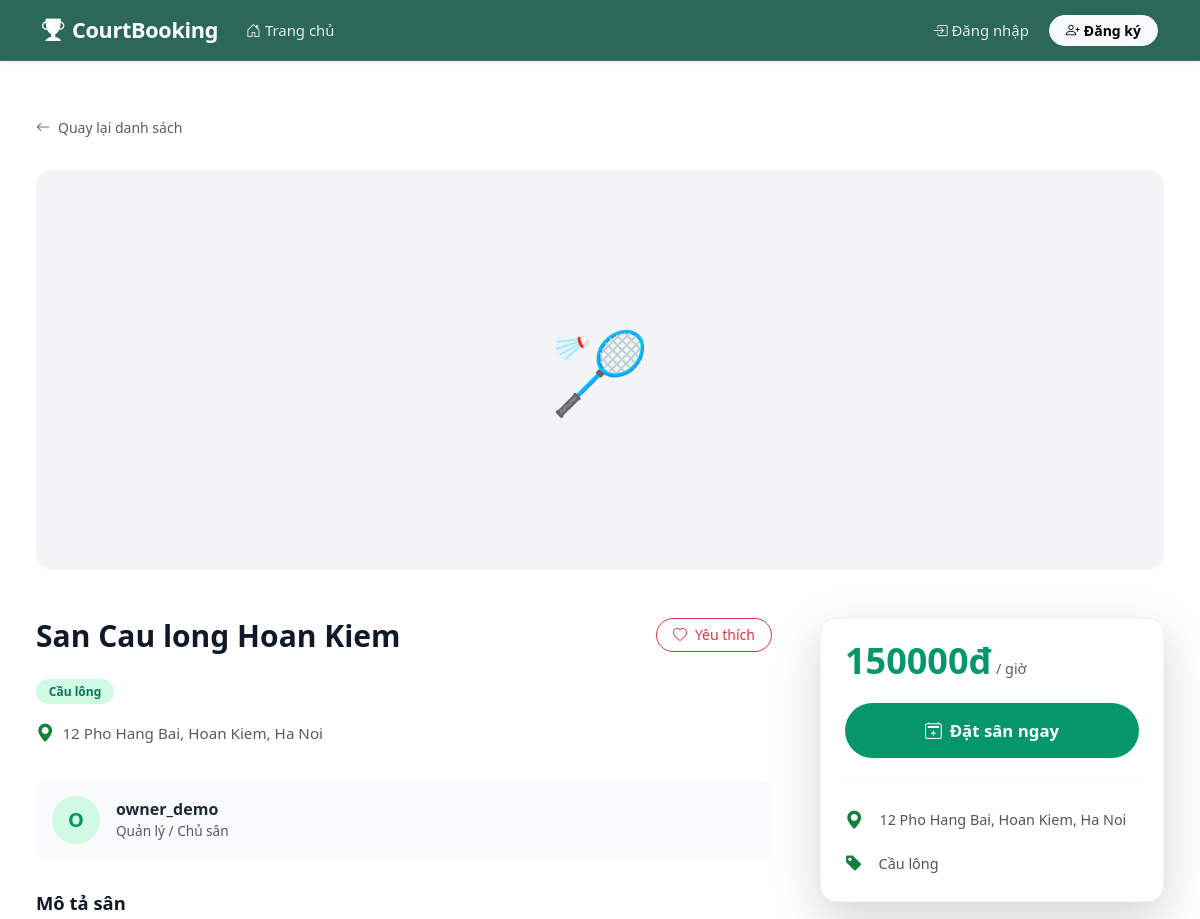
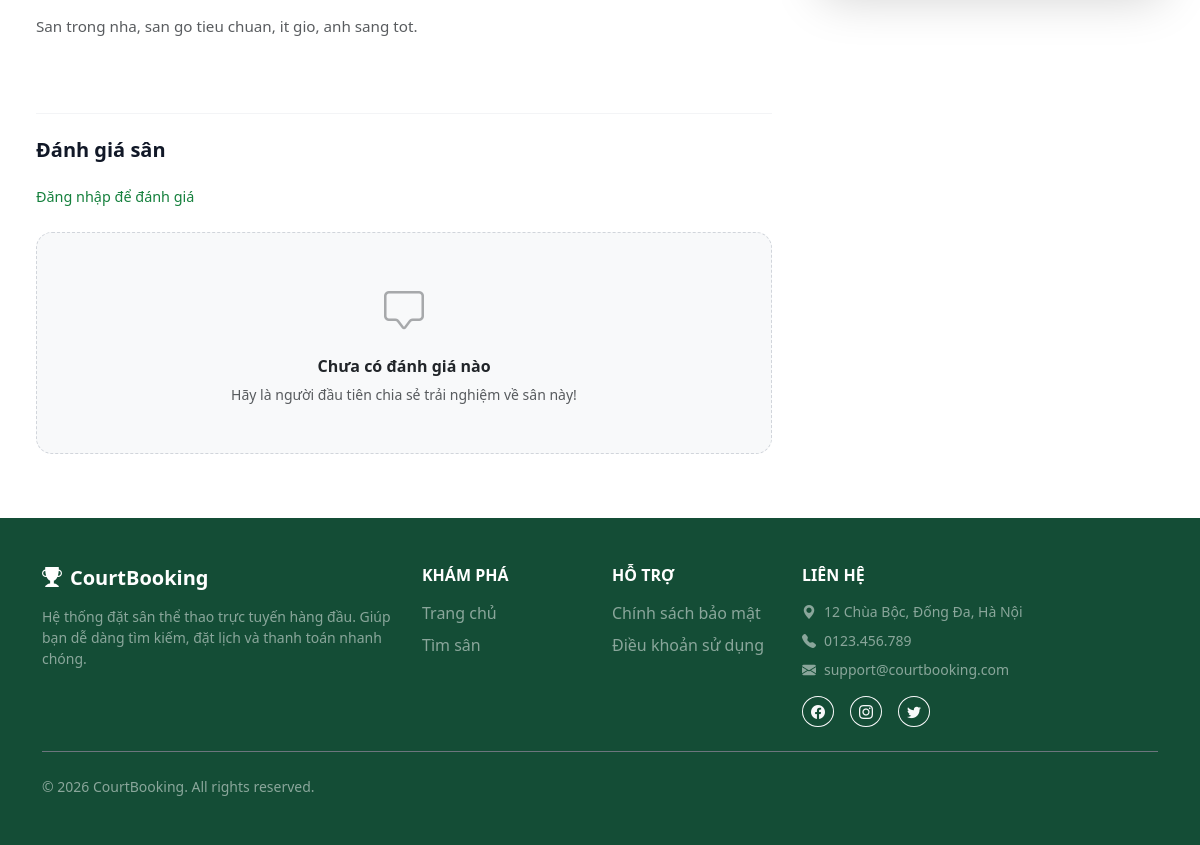
The page /court/5/ on the database its author committed (2 pictures, top to bottom).
### courts/models.py (models this page shows, shortened)
class Court(models.Model):
    COURT_TYPE_CHOICES = [
        ('badminton',  'Cầu lông'),
        ('football',   'Bóng đá'),
        ('pickleball', 'Pickleball'),
        ('basketball', 'Bóng rổ'),
        ('tennis',     'Tennis'),
    ]
    DISTRICT_CHOICES = [
        ('cau_giay',     'Cầu Giấy'),
        ('dong_da',      'Đống Đa'),
        ('hai_ba_trung', 'Hai Bà Trưng'),
        ('hoan_kiem',    'Hoàn Kiếm'),
        ('thanh_xuan',   'Thanh Xuân'),
        ('ha_dong',      'Hà Đông'),
        ('bac_tu_liem',  'Bắc Từ Liêm'),
        ('nam_tu_liem',  'Nam Từ Liêm'),
        ('khac',         'Khác'),
    ]
    name           = models.CharField(max_length=200, verbose_name='Tên sân')
    court_type     = models.CharField(max_length=20, choices=COURT_TYPE_CHOICES, verbose_name='Loại sân')
    address        = models.CharField(max_length=300, verbose_name='Địa chỉ')
    district       = models.CharField(max_length=20, choices=DISTRICT_CHOICES, default='khac',
                                      blank=True, verbose_name='Quận/Huyện')
    description    = models.TextField(blank=True, verbose_name='Mô tả')
    price_per_hour = models.DecimalField(max_digits=10, decimal_places=0, verbose_name='Giá thuê/giờ (VNĐ)')
    image          = models.ImageField(upload_to='courts/', blank=True, null=True, verbose_name='Ảnh sân')
    is_active      = models.BooleanField(default=True, verbose_name='Đang hoạt động')
    owner          = models.ForeignKey(
        settings.AUTH_USER_MODEL,
        on_delete=models.SET_NULL,
        null=True,
        blank=True,
        related_name='owned_courts',
        verbose_name='Chủ sân',
    )
    created_at     = models.DateTimeField(auto_now_add=True, verbose_name='Ngày tạo')
    class Meta:
        ordering = ['-created_at']
        verbose_name = 'Sân'
        verbose_name_plural = 'Danh sách sân'

### accounts/models.py (models this page shows, shortened)
class User(AbstractUser):
    ROLE_CHOICES = [
        ('guest',  'Khách'),
        ('player', 'Người chơi'),
        ('owner',  'Chủ sân'),
        ('admin',  'Quản trị'),
    ]
    phone = models.CharField(max_length=15, blank=True)
    role  = models.CharField(max_length=10, choices=ROLE_CHOICES, default='player')

### courts/views.py (the view)
# urls.py: path('court/<int:pk>/', views.court_detail, name='court_detail'),
def court_detail(request, pk):
    court = get_object_or_404(Court, pk=pk)
    reviews_list = court.reviews.select_related('user').all()
    review_count = reviews_list.count()
    avg_data     = court.reviews.aggregate(a=Avg('rating'))
    avg_rating   = avg_data['a']
    avg_rounded  = round(avg_rating) if avg_rating else 0
    has_reviewed = False
    can_review   = False
    if request.user.is_authenticated:
        has_reviewed = court.reviews.filter(user=request.user).exists()
        can_review   = Booking.objects.filter(
            user=request.user, court=court, status='confirmed',
        ).exists()
    context = {
        'court':         court,
        'favorited_ids': _get_favorited_ids(request.user),
        'reviews_list':  reviews_list,
        'review_count':  review_count,
        'avg_rating':    avg_rating,
        'avg_rounded':   avg_rounded,
        'has_reviewed':  has_reviewed,
        'can_review':    can_review,
        'review_form':   ReviewForm(),
    }
    return render(request, 'courts/court_detail.html', context)

### courts/views.py (called while the page is built)
def _get_favorited_ids(user):
    if user.is_authenticated:
        return list(Favorite.objects.filter(user=user).values_list('court_id', flat=True))
    return []

### courts/templates/courts/court_detail.html (shortened to what this page needs)
{% extends 'base.html' %}
{% load humanize %}
{% block content %}
<div class="container" style="max-width: 1152px; padding-top: 3rem; padding-bottom: 4rem;">
    <a href="{% url 'courts:court_list' %}" class="back-link-bloom d-inline-flex align-items-center text-decoration-none text-muted mb-4" style="font-size: 0.875rem; font-weight: 500;">
        <i class="bi bi-arrow-left me-2"></i>Quay lại danh sách
    </a>
    {% if court.image %}
        <img src="{{ court.image.url }}"
             alt="{{ court.name }}"
             class="w-100 mb-5" style="height: 400px; object-fit: cover; border-radius: 1rem; box-shadow: 0 1px 2px 0 rgba(0, 0, 0, 0.05);">
    {% else %}
        <div class="court-hero-placeholder mb-5" style="height: 400px; border-radius: 1rem; display: flex; align-items: center; justify-content: center; background-color: #f3f4f6; font-size: 5rem;">
            {% if court.court_type == 'badminton' %}<span>🏸</span>
            {% elif court.court_type == 'football' %}<span>⚽</span>
            {% elif court.court_type == 'pickleball' %}<span>🏓</span>
            {% elif court.court_type == 'basketball' %}<span>🏀</span>
            {% elif court.court_type == 'tennis' %}<span>🎾</span>
            {% else %}<span>🏟️</span>{% endif %}
        </div>
    {% endif %}
    <div class="row g-5">
        <div class="col-lg-8 d-flex flex-column gap-4">
            <div class="d-flex justify-content-between align-items-start gap-3">
                <h2 class="fw-bold mb-0" style="font-size: 1.875rem; color: #111827;">{{ court.name }}</h2>
                <form method="POST" action="{% url 'courts:toggle_favorite' court.pk %}">
                    <button type="submit" class="btn btn-outline-danger rounded-pill d-flex align-items-center gap-2" style="padding: 0.35rem 1rem; font-size: 0.875rem; font-weight: 500;">
                        {% if court.id in favorited_ids %}
                            <i class="bi bi-heart-fill text-danger"></i> Đã thích
                        {% else %}
                            <i class="bi bi-heart"></i> Yêu thích
                        {% endif %}
                    </button>
                </form>
            </div>
            <div>
                <span class="badge rounded-pill mb-3" style="background-color: #d1fae5; color: #047857; font-size: 0.75rem; font-weight: 600; padding: 0.4rem 0.8rem;">
                    {{ court.get_court_type_display }}
                </span>
                <p class="text-muted mb-0 d-flex align-items-center" style="font-size: 0.95rem;">
                    <i class="bi bi-geo-alt-fill text-success me-2" style="font-size: 1.15rem; transform: translateY(-1px);"></i>
                    <span style="line-height: 1.4;">{{ court.address }}</span>
                </p>
            </div>
            <div class="d-flex align-items-center gap-3 p-3 mt-2" style="background-color: #f9fafb; border-radius: 0.75rem;">
                <span style="width: 48px; height: 48px; border-radius: 50%; background-color: #d1fae5; color: #059669; font-size: 1.25rem; font-weight: bold; display: flex; align-items: center; justify-content: center; flex-shrink: 0;">
                    {{ court.owner.username|first|upper }}
                </span>
                <div>
                    <div class="fw-bold" style="font-size: 1rem; color: #1f2937;">{{ court.owner.username }}</div>
                    <div class="text-muted" style="font-size: 0.85rem;">Quản lý / Chủ sân</div>
                </div>
            </div>
            {% if court.description %}
                <div class="mt-2">
                    <h5 class="fw-bold mb-3" style="font-size: 1.15rem; color: #111827;">Mô tả sân</h5>
                    <p class="text-muted lh-lg mb-0" style="font-size: 0.95rem;">{{ court.description }}</p>
                </div>
            {% endif %}
            <div class="mt-5 pt-4" style="border-top: 1px solid #f3f4f6;">
                <h4 class="fw-bold mb-4" style="font-size: 1.25rem; color: #111827;">Đánh giá sân</h4>
                {% if not user.is_authenticated %}
                    <p class="text-muted mb-4" style="font-size: 0.9rem;">
                        <a href="{% url 'accounts:login' %}?next={{ request.path }}" class="text-success text-decoration-none fw-medium">Đăng nhập để đánh giá</a>
                    </p>
                {% elif not can_review %}
                    <div class="p-3 mb-4 rounded-3" style="background-color: #fef3c7; color: #b45309; font-size: 0.9rem;">
                        <i class="bi bi-lock-fill me-2"></i>Bạn cần đặt và thanh toán sân này trước khi đánh giá.
                    </div>
                {% elif has_reviewed %}
                    <div class="p-3 mb-4 rounded-3" style="background-color: #dbeafe; color: #1e40af; font-size: 0.9rem;">
                        <i class="bi bi-info-circle-fill me-2"></i>Bạn đã gửi đánh giá cho sân này. Cảm ơn bạn!
                    </div>
                {% endif %}
                <div class="d-flex flex-column gap-3">
                {% for rv in reviews_list %}
                <div class="p-4 bg-white border shadow-sm" style="border-radius: 1rem; border-color: #f3f4f6 !important;">
                    <div class="d-flex justify-content-between align-items-start mb-2">
                        <div class="d-flex align-items-center gap-3">
                            <span style="width: 40px; height: 40px; border-radius: 50%; background-color: #e0e7ff; color: #4338ca; font-size: 1rem; font-weight: bold; display: flex; align-items: center; justify-content: center; flex-shrink: 0;">
                                {{ rv.user.username|first|upper }}
                            </span>
                            <div>
                                <div class="d-flex align-items-center gap-2">
                                    <span class="fw-bold" style="color: #1f2937; font-size: 0.95rem;">{{ rv.user.username }}</span>
                                    {% if rv.user.role == 'admin' %}
                                        <span class="badge" style="background-color: #e2e8f0; color: #475569; font-size: 0.65rem;">ADMIN</span>
                                    {% endif %}
                                </div>
                                <div class="d-flex gap-1 mt-1">
                                    {% for i in "12345" %}
                                        {% if forloop.counter <= rv.rating %}
                                            <i class="bi bi-star-fill text-warning" style="font-size: 0.75rem;"></i>
                                        {% else %}
                                            <i class="bi bi-star text-muted" style="font-size: 0.75rem;"></i>
                                        {% endif %}
                                    {% endfor %}
                                </div>
                            </div>
                        </div>
                        <span class="text-muted" style="font-size: 0.8rem;">{{ rv.created_at|date:"d/m/Y" }}</span>
                    </div>
                    {% if rv.comment %}
                        <p class="mt-3 mb-0" style="color: #4b5563; font-size: 0.9rem; line-height: 1.6;">{{ rv.comment }}</p>
                    {% endif %}
                </div>
                {% empty %}
                <div class="text-center py-5 bg-light rounded-4" style="border: 1px dashed #d1d5db;">
                    <i class="bi bi-chat-square text-muted mb-3 d-block" style="font-size: 2.5rem; opacity: 0.5;"></i>
                    <h6 class="fw-bold text-dark">Chưa có đánh giá nào</h6>
                    <p class="text-muted small mb-0">Hãy là người đầu tiên chia sẻ trải nghiệm về sân này!</p>
                </div>
                {% endfor %}
                </div>
            </div>
        </div>
        <div class="col-lg-4">
            <div class="bg-white p-4 shadow-lg" style="position: sticky; top: 6rem; border-radius: 1rem; border: 1px solid #f3f4f6; z-index: 10;">
                <div class="mb-4 d-flex align-items-baseline">
                    <span class="fw-bold" style="font-size: 2.25rem; color: #059669; line-height: 1;">{{ court.price_per_hour|intcomma }}đ</span>
                    <span class="text-muted fw-medium ms-1" style="font-size: 0.9rem;">/ giờ</span>
                </div>
                <a href="{% url 'bookings:booking_create' court.pk %}"
                   class="btn w-100 d-flex justify-content-center align-items-center gap-2"
                   style="background-color: #059669; color: white; border-radius: 50rem; padding: 0.85rem 1.5rem; font-weight: 600; font-size: 1.05rem; transition: background-color 0.2s;"
                   onmouseover="this.style.backgroundColor='#047857'" onmouseout="this.style.backgroundColor='#059669'">
                    <i class="bi bi-calendar2-plus"></i> Đặt sân ngay
                </a>
                <hr class="my-4" style="border-color: #e5e7eb;">
                <div class="d-flex flex-column gap-3" style="color: #4b5563; font-size: 0.9rem;">
                    <div class="d-flex align-items-center gap-3">
                        <i class="bi bi-geo-alt-fill text-success" style="font-size: 1.15rem; transform: translateY(-1px);"></i>
                        <span style="line-height: 1.4;">{{ court.address }}</span>
                    </div>
                    <div class="d-flex align-items-center gap-3">
                        <i class="bi bi-tag-fill text-success" style="font-size: 1.1rem;"></i>
                        <span class="fw-medium">{{ court.get_court_type_display }}</span>
                    </div>
                </div>
            </div>
        </div>
    </div>
</div>
{% endblock %}

### static/css/style.css (style rules this page uses)
:root { --primary: #15803d; --primary-dark: #0f6030; --primary-light: #dcfce7; --primary-muted: rgba(21, 128, 61, 0.06); --text-muted: #6b7280; --border: #e5e7eb; --shadow-sm: 0 1px 3px rgba(0,0,0,.08), 0 1px 2px rgba(0,0,0,.05); --shadow-md: 0 4px 12px rgba(0,0,0,.12), 0 2px 6px rgba(0,0,0,.07); --shadow-hover: 0 8px 24px rgba(0,0,0,.14), 0 4px 8px rgba(0,0,0,.08); --radius-card: 14px; --radius-img: 12px 12px 0 0; }
.card, .btn, a { transition: all 0.2s ease; }
.court-hero-placeholder { width: 100%; aspect-ratio: 16 / 9; background: #c8e6c9; border-radius: 16px; display: flex; align-items: center; justify-content: center; font-size: 120px; }
.text-success { color: var(--primary) !important; }
html { scroll-behavior: smooth; }
body { animation: pageFadeIn 0.4s ease-out; }
.btn { transition: transform 0.15s ease, box-shadow 0.15s ease, background-color 0.2s ease, border-color 0.2s ease !important; }

### courts/templates/courts/court_detail.html (style rules this page uses)
.back-link-bloom { position: relative; z-index: 1; padding: 0.5rem 1rem; margin-left: -1rem; transition: color 0.3s ease; }
.back-link-bloom::before { content: ''; position: absolute; top: 0; left: 0; right: 0; bottom: 0; background-color: #ecfdf5; border-radius: 1rem; z-index: -1; transform: scale(0.5); opacity: 0; transition: all 0.3s cubic-bezier(0.4, 0, 0.2, 1); }

### rows shown on the page
Court: name "San Cau long Hoan Kiem", court_type "Cầu lông", address "12 Pho Hang Bai, Hoan Kiem, Ha Noi", owner.username|first "O", owner.username "owner_demo", description "San trong nha, san go tieu chuan, it gio, anh sang tot.", price_per_hour "150000"
